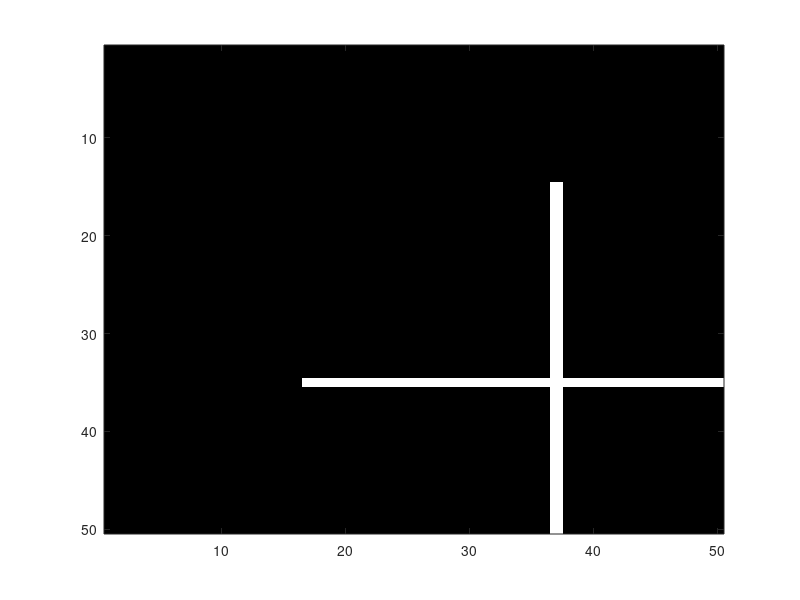
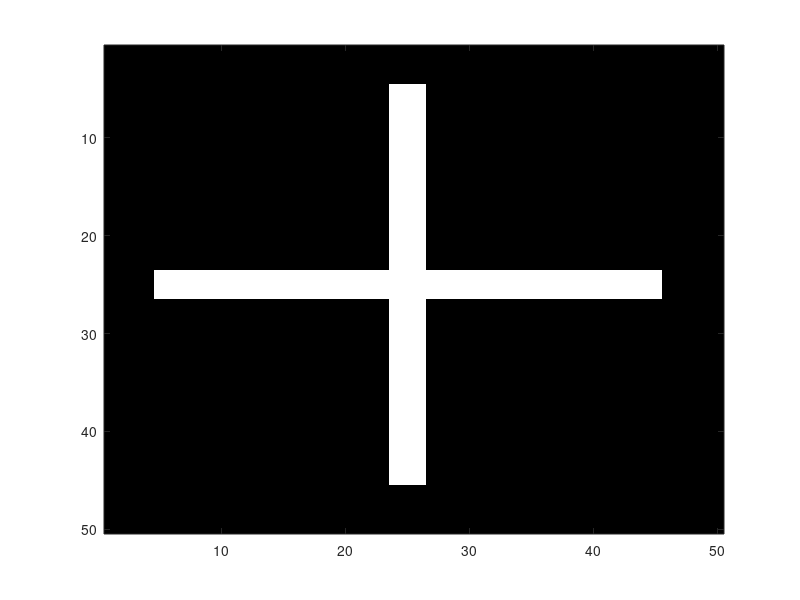

These charts were generated, in order, by the following MATLAB code:
% essai corr 2D
% Maxime PINSARD
% 17/04/2016

close all
clear all
clc

nb = 50;
taille_thick = 2;
taille = 20;
template = 0.2*ones(nb);
template(ceil(nb/2)-taille_thick+1:ceil(nb/2)+taille_thick-1,ceil(nb/2)-taille:ceil(nb/2)+taille) = 0.6;
template(ceil(nb/2)-taille:ceil(nb/2)+taille,ceil(nb/2)-taille_thick+1:ceil(nb/2)+taille_thick-1) = 0.6;
offsettemplate = 0.2*ones(nb);
offset = [10 12];
offsettemplate(min(ceil(nb/2)+offset(1), size(offsettemplate,1)),min(ceil(nb/2)-taille+offset(2), size(offsettemplate,2)):min(ceil(nb/2)+taille+offset(2), size(offsettemplate,2))) = 0.6;
offsettemplate(min(ceil(nb/2)-taille+offset(1), size(offsettemplate,1)):min(ceil(nb/2)+taille+offset(1), size(offsettemplate,1)), min(ceil(nb/2)+offset(2), size(offsettemplate,2))) = 0.6;
% offsetTemplate((1:size(template,1))+offset(1), ...
%     (1:size(template,2))+offset(2)) = template;

% offsetTemplate = offsetTemplate();

imagesc(offsettemplate)
colormap gray
figure
imagesc(template)
colormap gray
% axis equal

cc = xcorr2(offsettemplate,template);
[max_cc, imax] = max(abs(cc(:)));
[ypeak, xpeak] = ind2sub(size(cc),imax(1));
corr_offset = [(ypeak-size(template,1)) (xpeak-size(template,2))]